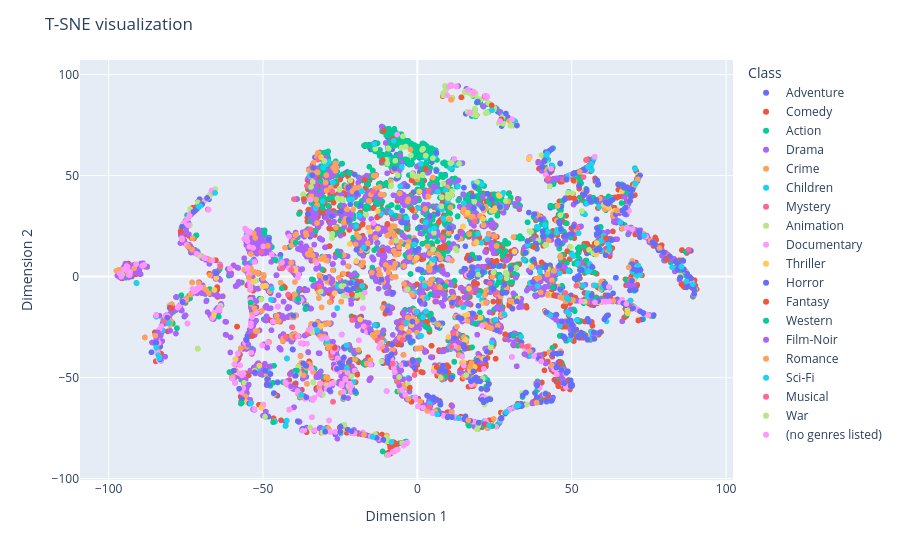

Here is the notebook cell this chart was saved with:
### Code cell
fig = px.scatter(df_tsne, x = 'Dim1', y= 'Dim2', color= 'Class')
fig.update_layout(
    title="T-SNE visualization",
    xaxis_title="Dimension 1",
    yaxis_title="Dimension 2",
)
fig.show()

### Figure 1 — Plotly figure (JSON) as saved in the notebook; plotly's stock layout.template omitted (floating-point values rounded to 4 significant figures; data arrays with more than 128 entries replaced by an {"elided": "..."} marker saying what was removed)
{"data": [{"hovertemplate": "Class=Adventure<br>Dim1=%{x}<br>Dim2=%{y}<extra></extra>", "legendgroup": "Adventure", "marker": {"color": "#636efa", "symbol": "circle"}, "mode": "markers", "name": "Adventure", "showlegend": true, "type": "scattergl", "x": {"elided": "653 float values"}, "xaxis": "x", "y": {"elided": "653 float values"}, "yaxis": "y"}, {"hovertemplate": "Class=Comedy<br>Dim1=%{x}<br>Dim2=%{y}<extra></extra>", "legendgroup": "Comedy", "marker": {"color": "#EF553B", "symbol": "circle"}, "mode": "markers", "name": "Comedy", "showlegend": true, "type": "scattergl", "x": {"elided": "2779 float values"}, "xaxis": "x", "y": {"elided": "2779 float values"}, "yaxis": "y"}, {"hovertemplate": "Class=Action<br>Dim1=%{x}<br>Dim2=%{y}<extra></extra>", "legendgroup": "Action", "marker": {"color": "#00cc96", "symbol": "circle"}, "mode": "markers", "name": "Action", "showlegend": true, "type": "scattergl", "x": {"elided": "1828 float values"}, "xaxis": "x", "y": {"elided": "1828 float values"}, "yaxis": "y"}, {"hovertemplate": "Class=Drama<br>Dim1=%{x}<br>Dim2=%{y}<extra></extra>", "legendgroup": "Drama", "marker": {"color": "#ab63fa", "symbol": "circle"}, "mode": "markers", "name": "Drama", "showlegend": true, "type": "scattergl", "x": {"elided": "2226 float values"}, "xaxis": "x", "y": {"elided": "2226 float values"}, "yaxis": "y"}, {"hovertemplate": "Class=Crime<br>Dim1=%{x}<br>Dim2=%{y}<extra></extra>", "legendgroup": "Crime", "marker": {"color": "#FFA15A", "symbol": "circle"}, "mode": "markers", "name": "Crime", "showlegend": true, "type": "scattergl", "x": {"elided": "537 float values"}, "xaxis": "x", "y": {"elided": "537 float values"}, "yaxis": "y"}, {"hovertemplate": "Class=Children<br>Dim1=%{x}<br>Dim2=%{y}<extra></extra>", "legendgroup": "Children", "marker": {"color": "#19d3f3", "symbol": "circle"}, "mode": "markers", "name": "Children", "showlegend": true, "type": "scattergl", "x": {"elided": "197 float values"}, "xaxis": "x", "y": {"elided": "197 float values"}, "yaxis": "y"}, {"hovertemplate": "Class=Mystery<br>Dim1=%{x}<br>Dim2=%{y}<extra></extra>", "legendgroup": "Mystery", "marker": {"color": "#FF6692", "symbol": "circle"}, "mode": "markers", "name": "Mystery", "showlegend": true, "type": "scattergl", "x": [-32.15, -31.48, 8.132, -40.46, -2.906, -50.52, -35.75, -39.48, 18.59, -14.86, -35.53, 51.5, 11.3, -27.63, 17.35, -4.799, 5.91, -34.14, 39.79, 53.44, -16.4, 47.95, 47.27, -14.31, -11.42, -4.452, 55.05, -43.7, 25.49, 8.168, 43.75, -27.31, 68.98, 23.45, -34.64, -12.93, -27.55, -0.916, -27.83, -5.989, 51.83, 8.087, 53.82, 68.75, 22.27, 81.03, -2.613, 3.7], "xaxis": "x", "y": [57.9, 59.3, -5.679, -25.1, -42.88, -64.84, 44.91, -29.84, 27.29, -27.02, -27.9, -4.546, -14.48, -9.98, -7.419, -31.31, -5.286, 54.32, -40.14, 52.58, -25.28, -8.12, 47.98, 42.1, -30.87, -22.78, -12.59, 4.069, -7.869, 19.43, -4.14, -61.96, -1.599, -73.8, 23.4, -31.64, 42.16, -48.72, -38.94, 29.88, 24.38, -50.79, 49.26, 38.99, 88.43, 10.93, -4.872, 42.63], "yaxis": "y"}, {"hovertemplate": "Class=Animation<br>Dim1=%{x}<br>Dim2=%{y}<extra></extra>", "legendgroup": "Animation", "marker": {"color": "#B6E880", "symbol": "circle"}, "mode": "markers", "name": "Animation", "showlegend": true, "type": "scattergl", "x": {"elided": "298 float values"}, "xaxis": "x", "y": {"elided": "298 float values"}, "yaxis": "y"}, {"hovertemplate": "Class=Documentary<br>Dim1=%{x}<br>Dim2=%{y}<extra></extra>", "legendgroup": "Documentary", "marker": {"color": "#FF97FF", "symbol": "circle"}, "mode": "markers", "name": "Documentary", "showlegend": true, "type": "scattergl", "x": {"elided": "386 float values"}, "xaxis": "x", "y": {"elided": "386 float values"}, "yaxis": "y"}, {"hovertemplate": "Class=Thriller<br>Dim1=%{x}<br>Dim2=%{y}<extra></extra>", "legendgroup": "Thriller", "marker": {"color": "#FECB52", "symbol": "circle"}, "mode": "markers", "name": "Thriller", "showlegend": true, "type": "scattergl", "x": [24.95, 41.36, 42.28, 5.424, 15.73, -31.21, 16.72, 14.83, 18.53, 46.44, -12.74, -15.26, 17.12, 58.12, 10.21, -26.76, -18.52, 15.23, -39.52, -50.52, 21.35, 40.0, -24.47, -16.41, 33.72, -58.89, 0.6156, -31.17, 10.07, 21.43, -53.09, 60.4, 36.94, -55.02, 32.49, 70.32, -0.2555, 21.33, -55.45, 64.98, 16.26, 16.34, 31.46, 21.3, 26.63, -12.82, 4.779, 57.93, -51.18, -65.83, 20.44, 14.93, 25.23, -1.9, 36.18, 3.7, 24.04, 84.6, -49.02, 88.29, -42.52, -65.76, 46.74, -52.74, 67.64, 61.87, 49.69, 68.98, 66.25, 63.95, -21.88, 84.6, 68.08, -19.79, 71.57, 68.73, 17.16, -50.17, -3.135, 56.19, -65.16, 58.73, 85.52, 19.15], "xaxis": "x", "y": [32.85, -17.49, 3.744, -45.16, -31.35, 59.11, -5.932, 24.76, -44.75, 34.94, 23.72, 22.26, -46.59, 16.59, 28.81, -8.254, -21.23, -19.35, 3.061, -64.84, -61.02, -62.11, -76.5, 13.13, -63.51, -40.88, 42.11, -24.45, -29.91, -40.57, -2.595, 35.49, 4.79, -29.44, -10.88, -1.707, 9.272, -13.13, -62.13, 32.82, -18.84, 31.61, 12.42, 28.58, 39.89, 32.53, 6.591, 10.93, -44.11, -19.21, -20.32, -42.46, 33.79, -24.05, 58.48, 39.4, 32.52, 6.193, -4.579, -0.9311, -73.79, -6.633, -46.23, -46.54, 34.4, 34.45, -54.35, 38.77, 42.23, 32.58, 16.1, 6.193, -18.11, 7.642, -21.17, 37.39, 2.244, -4.988, 14.85, 55.49, -0.6998, -12.68, 4.866, 16.74], "yaxis": "y"}, {"hovertemplate": "Class=Horror<br>Dim1=%{x}<br>Dim2=%{y}<extra></extra>", "legendgroup": "Horror", "marker": {"color": "#636efa", "symbol": "circle"}, "mode": "markers", "name": "Horror", "showlegend": true, "type": "scattergl", "x": {"elided": "468 float values"}, "xaxis": "x", "y": {"elided": "468 float values"}, "yaxis": "y"}, {"hovertemplate": "Class=Fantasy<br>Dim1=%{x}<br>Dim2=%{y}<extra></extra>", "legendgroup": "Fantasy", "marker": {"color": "#EF553B", "symbol": "circle"}, "mode": "markers", "name": "Fantasy", "showlegend": true, "type": "scattergl", "x": [6.307, 45.42, -36.83, -9.712, -22.37, -17.04, -11.42, -21.18, 50.54, 28.53, 37.77, 80.8, -19.46, -1.916, 24.07, 61.11, -53.5, 14.23, -41.41, 26.41, -79.69, 61.05, 46.33, -21.0, -76.66, -1.735, 71.57, 27.12, -2.449, 22.14, 50.86, -11.22, 44.29, 8.989, -26.78, 24.82, 25.69, -7.911, 79.12, 2.657, -10.87, 7.201], "xaxis": "x", "y": [-44.8, -52.53, 38.36, 26.07, -44.37, 47.87, 13.05, -8.852, 47.6, -28.6, 14.64, 8.433, -48.57, -61.94, 84.73, 19.07, -29.43, 88.76, -10.09, -12.42, -15.59, -12.33, -42.62, -20.1, 22.44, 33.17, -21.77, 77.75, -55.03, -73.24, 38.65, 57.66, -9.345, 14.75, -35.33, 7.367, 7.762, 68.12, 15.56, 53.33, 72.12, 14.34], "yaxis": "y"}, {"hovertemplate": "Class=Western<br>Dim1=%{x}<br>Dim2=%{y}<extra></extra>", "legendgroup": "Western", "marker": {"color": "#00cc96", "symbol": "circle"}, "mode": "markers", "name": "Western", "showlegend": true, "type": "scattergl", "x": [26.58, -49.51, 50.97, -36.2, 18.62, -39.03, -39.43, -64.3, 4.23, -46.05, -2.611, 24.9, 31.15, -56.95, -54.0, -46.72, -25.15, -38.52, 9.103, 24.27, -7.106, -49.46, 43.9], "xaxis": "x", "y": [12.61, 20.9, -17.1, -15.94, -23.27, -46.54, 16.87, -19.82, -8.753, 8.23, -6.061, -21.68, -29.24, -62.59, -12.83, -72.05, 10.48, -11.15, -4.749, -74.0, 30.22, 22.91, -5.165], "yaxis": "y"}, {"hovertemplate": "Class=Film-Noir<br>Dim1=%{x}<br>Dim2=%{y}<extra></extra>", "legendgroup": "Film-Noir", "marker": {"color": "#ab63fa", "symbol": "circle"}, "mode": "markers", "name": "Film-Noir", "showlegend": true, "type": "scattergl", "x": [41.57, -34.22, -27.57, -27.82, -40.9, -54.6, 11.81, -54.73, -2.68, -18.05, -15.38, -83.97], "xaxis": "x", "y": [-42.98, 28.69, -2.311, -2.888, -54.23, -53.48, -10.18, -33.78, -50.62, -78.08, -26.1, -27.72], "yaxis": "y"}, {"hovertemplate": "Class=Romance<br>Dim1=%{x}<br>Dim2=%{y}<extra></extra>", "legendgroup": "Romance", "marker": {"color": "#FFA15A", "symbol": "circle"}, "mode": "markers", "name": "Romance", "showlegend": true, "type": "scattergl", "x": [23.89, 38.65, -17.29, 42.24, -52.76, -46.32, 16.51, -1.478, 52.62, 22.27, -5.755, 3.506, -52.39, 39.95, -48.44, 66.45, 7.293, 68.46, 45.42, -51.83, 12.83, 64.63, -14.48, -84.9, -74.27, -54.57, 6.7, 10.88, -80.15, -72.79, -11.44, 11.74, 10.45, -2.973, 17.1, 3.281, 71.45, 78.43], "xaxis": "x", "y": [-25.49, -62.38, -78.23, -9.127, -15.64, -22.36, -71.13, -9.106, 51.78, -12.7, 41.18, 39.77, -26.96, -7.827, 15.2, 23.97, -5.316, 4.55, 35.0, -27.06, -24.79, 32.64, -28.88, -29.23, 14.8, -0.371, -23.75, 87.52, -24.1, 18.97, -34.7, -10.17, 28.33, -60.54, -44.58, -66.4, 48.14, 14.17], "yaxis": "y"}, {"hovertemplate": "Class=Sci-Fi<br>Dim1=%{x}<br>Dim2=%{y}<extra></extra>", "legendgroup": "Sci-Fi", "marker": {"color": "#19d3f3", "symbol": "circle"}, "mode": "markers", "name": "Sci-Fi", "showlegend": true, "type": "scattergl", "x": [5.494, 15.02, -17.36, 65.74, 32.76, 56.39, 85.52, 13.13, -42.69, 51.67, 33.64, -70.78, -83.89, 32.02, -3.635, -70.35, -32.45, -83.59, 57.18, 23.2, 6.412, -42.3, 56.53, 55.28, -22.8, 73.46, 48.42, 70.68, 31.3, -53.99, 53.75, -37.28, -14.54, -37.67, 22.55, -13.88, 43.63, -18.7, -1.049, 28.83, 87.16, -13.89, -7.617, -80.47, 25.28, 89.24, 13.32, 41.84, -22.88, 42.04, -65.54, -8.384, 62.15, 40.16, -84.62, -8.534, 57.55, 69.0, -47.16, 1.115, 24.16, 5.319], "xaxis": "x", "y": [23.88, 36.18, 14.42, 26.83, -63.64, 55.85, 4.865, 44.65, -73.91, -21.46, -29.85, 34.62, -38.93, -64.04, -22.86, 34.96, -26.64, -40.42, 58.53, -73.71, -68.18, -71.25, 52.75, 54.4, -45.1, 20.3, -10.48, 46.01, 77.19, -62.85, -4.573, -76.2, -79.3, -58.55, 18.49, -24.04, 55.01, 30.23, 15.9, -67.07, -2.329, 65.6, 67.23, -22.98, -21.37, -3.815, -70.1, 60.15, -34.02, 60.83, 41.4, -81.93, -5.398, -41.93, -35.15, 31.75, -4.357, 23.74, -6.01, 55.91, 82.3, 8.286], "yaxis": "y"}, {"hovertemplate": "Class=Musical<br>Dim1=%{x}<br>Dim2=%{y}<extra></extra>", "legendgroup": "Musical", "marker": {"color": "#FF6692", "symbol": "circle"}, "mode": "markers", "name": "Musical", "showlegend": true, "type": "scattergl", "x": [-31.62, -42.62, 11.64, 33.82, -39.96, 35.55, 14.12, -50.63, -82.1, 42.33, -41.88, -46.79, -8.039, 3.809, 87.86, -21.13, 54.8, -40.87, -63.83, -6.331, 10.99, 23.53, 21.8], "xaxis": "x", "y": [-4.811, -29.84, -27.94, -34.21, 38.34, -34.68, -12.99, 12.16, -22.11, 48.44, -8.863, -22.02, -43.08, -64.46, 13.3, -21.52, 57.77, 3.267, 5.217, -52.01, -34.87, -3.419, 89.25], "yaxis": "y"}, {"hovertemplate": "Class=War<br>Dim1=%{x}<br>Dim2=%{y}<extra></extra>", "legendgroup": "War", "marker": {"color": "#B6E880", "symbol": "circle"}, "mode": "markers", "name": "War", "showlegend": true, "type": "scattergl", "x": [-5.902, -21.34, -3.076, -49.34], "xaxis": "x", "y": [-49.69, -49.29, -6.321, -69.37], "yaxis": "y"}, {"hovertemplate": "Class=(no genres listed)<br>Dim1=%{x}<br>Dim2=%{y}<extra></extra>", "legendgroup": "(no genres listed)", "marker": {"color": "#FF97FF", "symbol": "circle"}, "mode": "markers", "name": "(no genres listed)", "showlegend": true, "type": "scattergl", "x": [26.78, 11.97, -6.554, 43.31, 67.7, 74.86, 61.99, 15.03, -46.78, 69.64, 11.02, 16.97, 67.91, 40.15, -72.86, -7.994, -37.06, 57.54, 61.05, 9.656, 22.46, -6.408, 16.37, 57.45, 11.02, -12.03, 22.0, -55.8, 16.33, 30.69, 10.17, -82.94, 0.2119, 67.83], "xaxis": "x", "y": [76.97, 58.29, 70.29, 53.3, -13.55, -19.1, -5.066, -44.11, -22.19, 23.48, 94.39, 81.04, 24.16, -41.93, -6.076, -86.84, -76.23, -12.73, -12.33, 89.74, 89.32, -85.64, 92.38, 59.36, 94.39, -33.37, 89.43, 23.76, 92.42, 77.81, 93.99, -24.52, -64.22, 24.16], "yaxis": "y"}], "layout": {"legend": {"title": {"text": "Class"}, "tracegroupgap": 0}, "margin": {"t": 60}, "title": {"text": "T-SNE visualization"}, "xaxis": {"anchor": "y", "domain": [0, 1], "title": {"text": "Dimension 1"}}, "yaxis": {"anchor": "x", "domain": [0, 1], "title": {"text": "Dimension 2"}}}}
